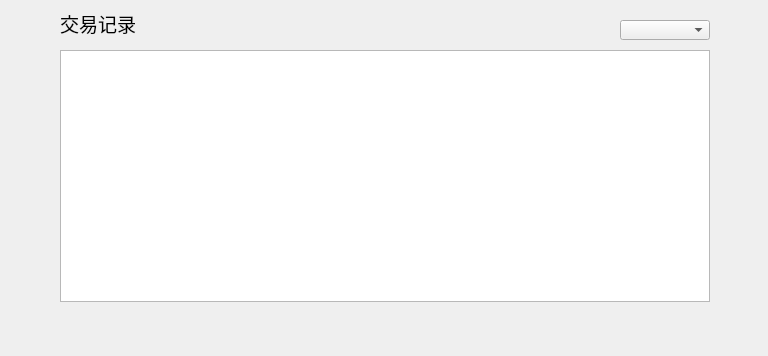
<?xml version="1.0" encoding="UTF-8"?>
<ui version="4.0">
 <class>ContactInfoHistoryWidget</class>
 <widget class="QWidget" name="ContactInfoHistoryWidget">
  <property name="geometry">
   <rect>
    <x>0</x>
    <y>0</y>
    <width>768</width>
    <height>356</height>
   </rect>
  </property>
  <property name="font">
   <font>
    <family>Microsoft YaHei UI Light</family>
   </font>
  </property>
  <property name="windowTitle">
   <string>Form</string>
  </property>
  <widget class="QLabel" name="title_label">
   <property name="geometry">
    <rect>
     <x>60</x>
     <y>10</y>
     <width>300</width>
     <height>26</height>
    </rect>
   </property>
   <property name="font">
    <font>
     <pointsize>14</pointsize>
    </font>
   </property>
   <property name="text">
    <string>交易记录</string>
   </property>
  </widget>
  <widget class="QComboBox" name="assetComboBox">
   <property name="geometry">
    <rect>
     <x>620</x>
     <y>20</y>
     <width>90</width>
     <height>20</height>
    </rect>
   </property>
  </widget>
  <widget class="QTableWidget" name="transferRecordTableWidget">
   <property name="geometry">
    <rect>
     <x>60</x>
     <y>50</y>
     <width>650</width>
     <height>252</height>
    </rect>
   </property>
   <attribute name="horizontalHeaderVisible">
    <bool>false</bool>
   </attribute>
   <attribute name="verticalHeaderVisible">
    <bool>false</bool>
   </attribute>
   <column>
    <property name="text">
     <string>区块高度</string>
    </property>
    <property name="font">
     <font>
      <family>Microsoft YaHei UI Light</family>
     </font>
    </property>
    <property name="textAlignment">
     <set>AlignCenter</set>
    </property>
   </column>
   <column>
    <property name="text">
     <string>我的地址</string>
    </property>
    <property name="font">
     <font>
      <family>Microsoft YaHei UI Light</family>
     </font>
    </property>
    <property name="textAlignment">
     <set>AlignCenter</set>
    </property>
   </column>
   <column>
    <property name="text">
     <string>数量</string>
    </property>
    <property name="font">
     <font>
      <family>Microsoft YaHei UI Light</family>
     </font>
    </property>
    <property name="textAlignment">
     <set>AlignCenter</set>
    </property>
   </column>
   <column>
    <property name="text">
     <string>手续费</string>
    </property>
    <property name="font">
     <font>
      <family>Microsoft YaHei UI Light</family>
     </font>
    </property>
    <property name="textAlignment">
     <set>AlignCenter</set>
    </property>
   </column>
   <column>
    <property name="text">
     <string>交易ID</string>
    </property>
    <property name="font">
     <font>
      <family>Microsoft YaHei UI Light</family>
     </font>
    </property>
    <property name="textAlignment">
     <set>AlignCenter</set>
    </property>
   </column>
   <column>
    <property name="text">
     <string>交易状态</string>
    </property>
    <property name="font">
     <font>
      <family>Microsoft YaHei UI Light</family>
     </font>
    </property>
    <property name="textAlignment">
     <set>AlignCenter</set>
    </property>
   </column>
  </widget>
  <widget class="QStackedWidget" name="stackedWidget">
   <property name="geometry">
    <rect>
     <x>0</x>
     <y>315</y>
     <width>770</width>
     <height>41</height>
    </rect>
   </property>
  </widget>
 </widget>
 <resources/>
 <connections/>
</ui>
